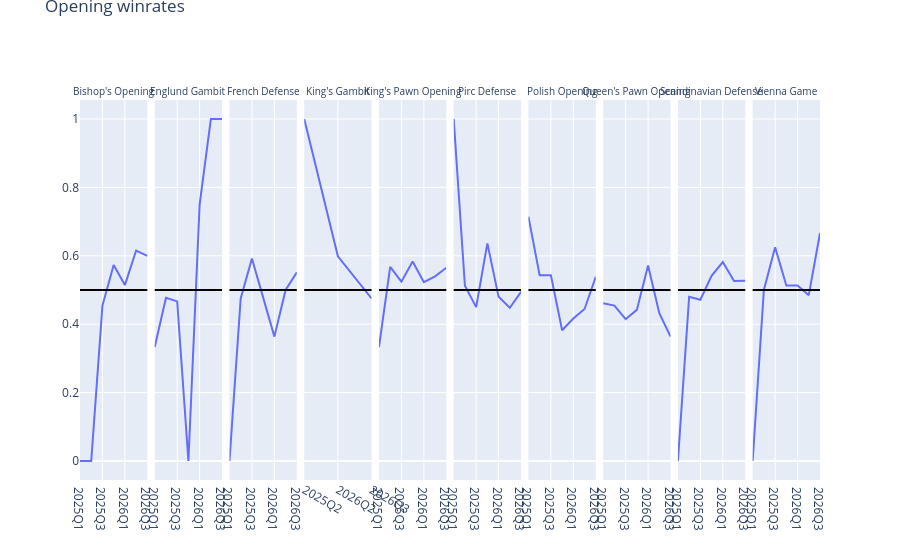

Here is the notebook cell this chart was saved with:
### Code cell
fig = make_subplots(
    rows=1,
    cols=len(winrate_by_opening_df["Opening_Group"].unique()),
    shared_yaxes=True,
    horizontal_spacing=0.01,
    subplot_titles = winrate_by_opening_df["Opening_Group"].unique(),
    font={"size":10}
)

i=1
for opening in winrate_by_opening_df["Opening_Group"].unique():

    temp_df = winrate_by_opening_df[winrate_by_opening_df["Opening_Group"] == opening]


    px_fig = px.line(data_frame=temp_df, x="EndDate", y="Winrate", labels="Opening")

    fig.add_trace(
        px_fig.data[0],
        row=1,
        col=i
    )
    fig.add_hline(
        y=0.5,
        line_dash="solid",
        line_color="black",
        row=1,
        col=i
    )

    i+=1

fig.update_layout(
    title=dict(text="Opening winrates", automargin=True)
)
fig.show()

### Figure 1 — Plotly figure (JSON) as saved in the notebook; plotly's stock layout.template omitted (floating-point values rounded to 4 significant figures)
{"data": [{"hovertemplate": "EndDate=%{x}<br>Winrate=%{y}<extra></extra>", "legendgroup": "", "line": {"color": "#636efa", "dash": "solid"}, "marker": {"symbol": "circle"}, "mode": "lines", "name": "", "orientation": "v", "showlegend": false, "x": ["2025Q1", "2025Q2", "2025Q3", "2025Q4", "2026Q1", "2026Q2", "2026Q3"], "xaxis": "x", "y": [0.0, 0.0, 0.4545, 0.5732, 0.5143, 0.6154, 0.6], "yaxis": "y", "type": "scatter"}, {"hovertemplate": "EndDate=%{x}<br>Winrate=%{y}<extra></extra>", "legendgroup": "", "line": {"color": "#636efa", "dash": "solid"}, "marker": {"symbol": "circle"}, "mode": "lines", "name": "", "orientation": "v", "showlegend": false, "x": ["2025Q1", "2025Q2", "2025Q3", "2025Q4", "2026Q1", "2026Q2", "2026Q3"], "xaxis": "x2", "y": [0.3333, 0.4769, 0.4667, 0.0, 0.75, 1.0, 1.0], "yaxis": "y2", "type": "scatter"}, {"hovertemplate": "EndDate=%{x}<br>Winrate=%{y}<extra></extra>", "legendgroup": "", "line": {"color": "#636efa", "dash": "solid"}, "marker": {"symbol": "circle"}, "mode": "lines", "name": "", "orientation": "v", "showlegend": false, "x": ["2025Q1", "2025Q2", "2025Q3", "2025Q4", "2026Q1", "2026Q2", "2026Q3"], "xaxis": "x3", "y": [0.0, 0.4754, 0.5923, 0.4762, 0.3636, 0.5, 0.5517], "yaxis": "y3", "type": "scatter"}, {"hovertemplate": "EndDate=%{x}<br>Winrate=%{y}<extra></extra>", "legendgroup": "", "line": {"color": "#636efa", "dash": "solid"}, "marker": {"symbol": "circle"}, "mode": "lines", "name": "", "orientation": "v", "showlegend": false, "x": ["2025Q2", "2026Q2", "2026Q3"], "xaxis": "x4", "y": [1.0, 0.5985, 0.4752], "yaxis": "y4", "type": "scatter"}, {"hovertemplate": "EndDate=%{x}<br>Winrate=%{y}<extra></extra>", "legendgroup": "", "line": {"color": "#636efa", "dash": "solid"}, "marker": {"symbol": "circle"}, "mode": "lines", "name": "", "orientation": "v", "showlegend": false, "x": ["2025Q1", "2025Q2", "2025Q3", "2025Q4", "2026Q1", "2026Q2", "2026Q3"], "xaxis": "x5", "y": [0.3333, 0.5677, 0.5243, 0.5833, 0.5231, 0.54, 0.5652], "yaxis": "y5", "type": "scatter"}, {"hovertemplate": "EndDate=%{x}<br>Winrate=%{y}<extra></extra>", "legendgroup": "", "line": {"color": "#636efa", "dash": "solid"}, "marker": {"symbol": "circle"}, "mode": "lines", "name": "", "orientation": "v", "showlegend": false, "x": ["2025Q1", "2025Q2", "2025Q3", "2025Q4", "2026Q1", "2026Q2", "2026Q3"], "xaxis": "x6", "y": [1.0, 0.5122, 0.45, 0.6364, 0.48, 0.4479, 0.4944], "yaxis": "y6", "type": "scatter"}, {"hovertemplate": "EndDate=%{x}<br>Winrate=%{y}<extra></extra>", "legendgroup": "", "line": {"color": "#636efa", "dash": "solid"}, "marker": {"symbol": "circle"}, "mode": "lines", "name": "", "orientation": "v", "showlegend": false, "x": ["2025Q1", "2025Q2", "2025Q3", "2025Q4", "2026Q1", "2026Q2", "2026Q3"], "xaxis": "x7", "y": [0.7143, 0.5429, 0.5429, 0.3824, 0.4167, 0.4444, 0.5385], "yaxis": "y7", "type": "scatter"}, {"hovertemplate": "EndDate=%{x}<br>Winrate=%{y}<extra></extra>", "legendgroup": "", "line": {"color": "#636efa", "dash": "solid"}, "marker": {"symbol": "circle"}, "mode": "lines", "name": "", "orientation": "v", "showlegend": false, "x": ["2025Q1", "2025Q2", "2025Q3", "2025Q4", "2026Q1", "2026Q2", "2026Q3"], "xaxis": "x8", "y": [0.4615, 0.4545, 0.4146, 0.4419, 0.5714, 0.4324, 0.3636], "yaxis": "y8", "type": "scatter"}, {"hovertemplate": "EndDate=%{x}<br>Winrate=%{y}<extra></extra>", "legendgroup": "", "line": {"color": "#636efa", "dash": "solid"}, "marker": {"symbol": "circle"}, "mode": "lines", "name": "", "orientation": "v", "showlegend": false, "x": ["2025Q1", "2025Q2", "2025Q3", "2025Q4", "2026Q1", "2026Q2", "2026Q3"], "xaxis": "x9", "y": [0.0, 0.48, 0.4715, 0.5414, 0.5816, 0.526, 0.5269], "yaxis": "y9", "type": "scatter"}, {"hovertemplate": "EndDate=%{x}<br>Winrate=%{y}<extra></extra>", "legendgroup": "", "line": {"color": "#636efa", "dash": "solid"}, "marker": {"symbol": "circle"}, "mode": "lines", "name": "", "orientation": "v", "showlegend": false, "x": ["2025Q1", "2025Q2", "2025Q3", "2025Q4", "2026Q1", "2026Q2", "2026Q3"], "xaxis": "x10", "y": [0.0, 0.5, 0.625, 0.5132, 0.5135, 0.4848, 0.6667], "yaxis": "y10", "type": "scatter"}], "layout": {"xaxis": {"anchor": "y", "domain": [0.0, 0.091]}, "yaxis": {"anchor": "x", "domain": [0.0, 1.0]}, "xaxis2": {"anchor": "y2", "domain": [0.101, 0.192]}, "yaxis2": {"anchor": "x2", "domain": [0.0, 1.0], "matches": "y", "showticklabels": false}, "xaxis3": {"anchor": "y3", "domain": [0.202, 0.293]}, "yaxis3": {"anchor": "x3", "domain": [0.0, 1.0], "matches": "y", "showticklabels": false}, "xaxis4": {"anchor": "y4", "domain": [0.303, 0.394]}, "yaxis4": {"anchor": "x4", "domain": [0.0, 1.0], "matches": "y", "showticklabels": false}, "xaxis5": {"anchor": "y5", "domain": [0.404, 0.495]}, "yaxis5": {"anchor": "x5", "domain": [0.0, 1.0], "matches": "y", "showticklabels": false}, "xaxis6": {"anchor": "y6", "domain": [0.505, 0.596]}, "yaxis6": {"anchor": "x6", "domain": [0.0, 1.0], "matches": "y", "showticklabels": false}, "xaxis7": {"anchor": "y7", "domain": [0.606, 0.697]}, "yaxis7": {"anchor": "x7", "domain": [0.0, 1.0], "matches": "y", "showticklabels": false}, "xaxis8": {"anchor": "y8", "domain": [0.707, 0.798]}, "yaxis8": {"anchor": "x8", "domain": [0.0, 1.0], "matches": "y", "showticklabels": false}, "xaxis9": {"anchor": "y9", "domain": [0.808, 0.899]}, "yaxis9": {"anchor": "x9", "domain": [0.0, 1.0], "matches": "y", "showticklabels": false}, "xaxis10": {"anchor": "y10", "domain": [0.909, 1.0]}, "yaxis10": {"anchor": "x10", "domain": [0.0, 1.0], "matches": "y", "showticklabels": false}, "annotations": [{"font": {"size": 10}, "showarrow": false, "text": "Bishop's Opening", "x": 0.0455, "xanchor": "center", "xref": "paper", "y": 1.0, "yanchor": "bottom", "yref": "paper"}, {"font": {"size": 10}, "showarrow": false, "text": "Englund Gambit", "x": 0.1465, "xanchor": "center", "xref": "paper", "y": 1.0, "yanchor": "bottom", "yref": "paper"}, {"font": {"size": 10}, "showarrow": false, "text": "French Defense", "x": 0.2475, "xanchor": "center", "xref": "paper", "y": 1.0, "yanchor": "bottom", "yref": "paper"}, {"font": {"size": 10}, "showarrow": false, "text": "King's Gambit", "x": 0.3485, "xanchor": "center", "xref": "paper", "y": 1.0, "yanchor": "bottom", "yref": "paper"}, {"font": {"size": 10}, "showarrow": false, "text": "King's Pawn Opening", "x": 0.4495, "xanchor": "center", "xref": "paper", "y": 1.0, "yanchor": "bottom", "yref": "paper"}, {"font": {"size": 10}, "showarrow": false, "text": "Pirc Defense", "x": 0.5505, "xanchor": "center", "xref": "paper", "y": 1.0, "yanchor": "bottom", "yref": "paper"}, {"font": {"size": 10}, "showarrow": false, "text": "Polish Opening", "x": 0.6515, "xanchor": "center", "xref": "paper", "y": 1.0, "yanchor": "bottom", "yref": "paper"}, {"font": {"size": 10}, "showarrow": false, "text": "Queen's Pawn Opening", "x": 0.7525, "xanchor": "center", "xref": "paper", "y": 1.0, "yanchor": "bottom", "yref": "paper"}, {"font": {"size": 10}, "showarrow": false, "text": "Scandinavian Defense", "x": 0.8535, "xanchor": "center", "xref": "paper", "y": 1.0, "yanchor": "bottom", "yref": "paper"}, {"font": {"size": 10}, "showarrow": false, "text": "Vienna Game", "x": 0.9545, "xanchor": "center", "xref": "paper", "y": 1.0, "yanchor": "bottom", "yref": "paper"}], "shapes": [{"line": {"color": "black", "dash": "solid"}, "type": "line", "x0": 0, "x1": 1, "xref": "x domain", "y0": 0.5, "y1": 0.5, "yref": "y"}, {"line": {"color": "black", "dash": "solid"}, "type": "line", "x0": 0, "x1": 1, "xref": "x2 domain", "y0": 0.5, "y1": 0.5, "yref": "y2"}, {"line": {"color": "black", "dash": "solid"}, "type": "line", "x0": 0, "x1": 1, "xref": "x3 domain", "y0": 0.5, "y1": 0.5, "yref": "y3"}, {"line": {"color": "black", "dash": "solid"}, "type": "line", "x0": 0, "x1": 1, "xref": "x4 domain", "y0": 0.5, "y1": 0.5, "yref": "y4"}, {"line": {"color": "black", "dash": "solid"}, "type": "line", "x0": 0, "x1": 1, "xref": "x5 domain", "y0": 0.5, "y1": 0.5, "yref": "y5"}, {"line": {"color": "black", "dash": "solid"}, "type": "line", "x0": 0, "x1": 1, "xref": "x6 domain", "y0": 0.5, "y1": 0.5, "yref": "y6"}, {"line": {"color": "black", "dash": "solid"}, "type": "line", "x0": 0, "x1": 1, "xref": "x7 domain", "y0": 0.5, "y1": 0.5, "yref": "y7"}, {"line": {"color": "black", "dash": "solid"}, "type": "line", "x0": 0, "x1": 1, "xref": "x8 domain", "y0": 0.5, "y1": 0.5, "yref": "y8"}, {"line": {"color": "black", "dash": "solid"}, "type": "line", "x0": 0, "x1": 1, "xref": "x9 domain", "y0": 0.5, "y1": 0.5, "yref": "y9"}, {"line": {"color": "black", "dash": "solid"}, "type": "line", "x0": 0, "x1": 1, "xref": "x10 domain", "y0": 0.5, "y1": 0.5, "yref": "y10"}], "title": {"text": "Opening winrates", "automargin": true}}}
